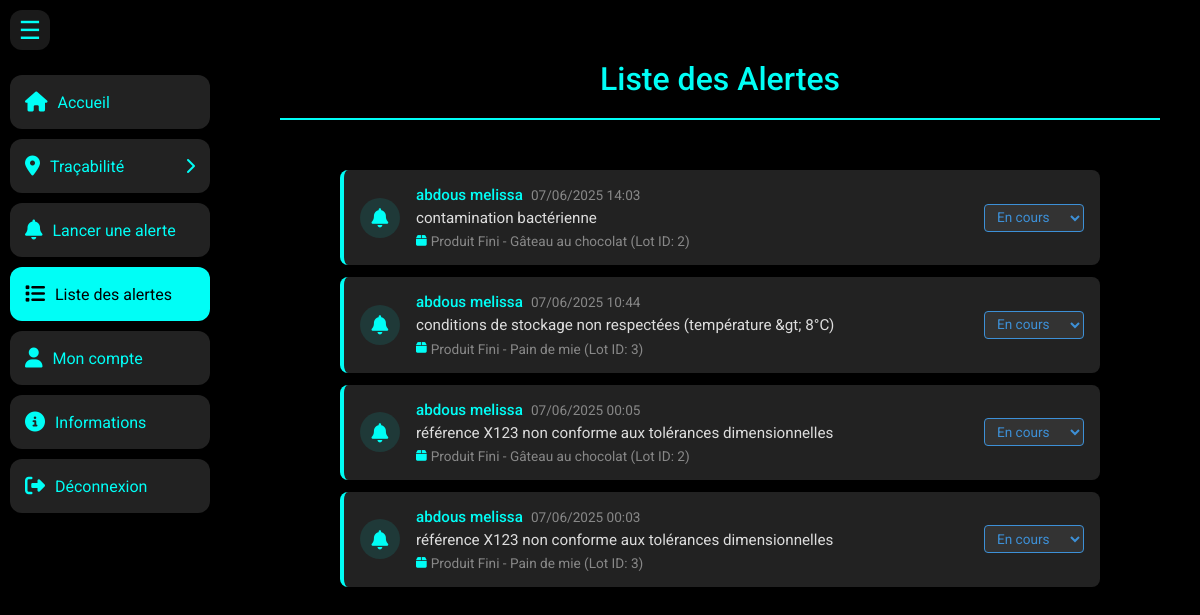
The page /client/listealertes.php (signed in) on the database its author committed.
### tables this page shows
CREATE TABLE `alerte` (
  `idAlerte` int(11) NOT NULL,
  `description` text NOT NULL,
  `dateAlerte` datetime NOT NULL DEFAULT current_timestamp(),
  `statut` enum('en cours','résolu','en attente') NOT NULL DEFAULT 'en cours',
  `priorite` enum('basse','moyenne','haute','critique') NOT NULL DEFAULT 'moyenne',
  `NumLotProd` int(11) DEFAULT NULL,
  `NumLotMP` int(11) DEFAULT NULL,
  `IdUser` int(11) NOT NULL,
  `dateResolution` datetime DEFAULT NULL,
  `commentaireResolution` text DEFAULT NULL
);

CREATE TABLE `users` (
  `IdUser` int(11) NOT NULL,
  `NomComplet` varchar(100) DEFAULT NULL,
  `Email` varchar(100) DEFAULT NULL,
  `NumTel` varchar(20) DEFAULT NULL,
  `MotDePasse` varchar(255) NOT NULL,
  `Adresse` varchar(255) DEFAULT NULL,
  `role` enum('fournisseur','fabricant','client','controleur','logisticien') NOT NULL,
  `created_at` timestamp NOT NULL DEFAULT current_timestamp()
);

### src/client/listealertes.php (the view, shortened to what this page needs)
<?php
include '../pdodb.php';
$sql = "SELECT a.*, u.NomComplet,
        CASE
            WHEN a.NumLotProd IS NOT NULL THEN 'Produit Fini'
            WHEN a.NumLotMP IS NOT NULL THEN 'Matière Première'
        END as TypeAlerte,
        CASE
            WHEN a.NumLotProd IS NOT NULL THEN p.NomProd
            WHEN a.NumLotMP IS NOT NULL THEN m.NomMP
        END as NomProduit,
        a.dateAlerte as DateAlerte,
        a.description as Description
        FROM alerte a
        LEFT JOIN users u ON a.IdUser = u.IdUser
        LEFT JOIN lotproduitfini lpf ON a.NumLotProd = lpf.NumLotProd
        LEFT JOIN lotmatierepremiere lmp ON a.NumLotMP = lmp.NumLotMP
        LEFT JOIN produitfini p ON lpf.IdProd = p.IdProd
        LEFT JOIN matierepremiere m ON lmp.IdMP = m.IdMP
        LEFT JOIN lignelivraison ll ON ll.NumLotProd = lpf.NumLotProd
        LEFT JOIN bonlivraison bl ON bl.NumBonLiv = ll.NumBonLiv
        WHERE
            (a.IdUser = ?)
            OR (
                u.role = 'fabricant'
                AND a.NumLotProd IS NOT NULL
                AND lpf.Etat = 'rappelé'
                AND bl.IdClient = ?
            )
        GROUP BY a.idAlerte
        ORDER BY a.dateAlerte DESC";
$stmt = $pdo->prepare($sql);
$stmt->execute([$_SESSION['iduser'], $_SESSION['iduser']]);
$result = $stmt;
?>
<!DOCTYPE html>
<html lang="fr">
<head>
    <link rel="stylesheet" href="https://cdnjs.cloudflare.com/ajax/libs/font-awesome/6.4.0/css/all.min.css">
    <link rel="stylesheet" href="../fabricant/style.css">
</head>
<body>
<div class="sidebar" id="sidebar">
        <button id="toggleSidebar" onclick="toggleSidebar()">☰</button>
        <nav class="nav">
            <a href="homepage.php">
                <span class="icon"><i class="fas fa-home"></i></span>
                <span class="label">Accueil</span>
            </a>
            <div class="dropdown">
                <a class="dropdown-toggle">
                    <div style="display: flex; align-items: center;">
                        <span class="icon"><i class="fas fa-map-marker-alt"></i></span>
                        <span class="label">Traçabilité</span>
                    </div>
                    <span class="arrow"><i class="fas fa-chevron-right"></i></span>
                </a>
            </div>
            <a href="lanceralerte.php">
                <span class="icon"><i class="fas fa-bell"></i></span>
                <span class="label">Lancer une alerte</span>
            </a>
            <a href="listealertes.php">
                <span class="icon"><i class="fas fa-list"></i></span>
                <span class="label">Liste des alertes</span>
            </a>
            <a href="compte.php">
                <span class="icon"><i class="fas fa-user"></i></span>
                <span class="label">Mon compte</span>
            </a>
            <a href="informations.php">
                <span class="icon"><i class="fas fa-info-circle"></i></span>
                <span class="label">Informations</span>
            </a>
            <a href="logout.php">
                <span class="icon"><i class="fas fa-sign-out-alt"></i></span>
                <span class="label">Déconnexion</span>
            </a>
        </nav>
    </div>
    <main>
        <div class="alerts-container">
            <h2>Liste des Alertes</h2>
            <?php if ($result->rowCount() > 0): ?>
                <div class="alerts-grid">
                    <?php while ($row = $result->fetch(PDO::FETCH_ASSOC)): ?>
                        <div class="alert-card" data-lot-type="<?php echo $row['NumLotProd'] ? 'produitfini' : 'matierepremiere'; ?>" data-lot-id="<?php echo $row['NumLotProd'] ?: $row['NumLotMP']; ?>">
                            <div class="alert-icon">
                                <i class="fas fa-bell"></i>
                            </div>
                            <div class="alert-content">
                                <div class="alert-header">
                                    <span class="alert-user"><?php echo htmlspecialchars($row['NomComplet']); ?></span>
                                    <span class="alert-date"><?php echo date('d/m/Y H:i', strtotime($row['DateAlerte'])); ?></span>
                                </div>
                                <p class="alert-description"><?php echo nl2br(htmlspecialchars($row['Description'])); ?></p>
                                <div class="alert-lot">
                                    <i class="fas fa-box"></i>
                                    <?php
                                        $lotId = $row['NumLotProd'] ?: $row['NumLotMP'];
                                        echo htmlspecialchars($row['TypeAlerte'] . ' - ' . $row['NomProduit'] . ' (Lot ID: ' . $lotId . ')');
                                    ?>
                                </div>
                            </div>
                            <?php if ($row['statut'] !== 'résolu'): ?>
                                <select class="alert-status <?php echo str_replace(' ', '-', $row['statut']); ?>" onchange="handleStatusChange(this, <?php echo $row['idAlerte']; ?>)">
                                    <option value="en cours" <?php echo $row['statut'] === 'en cours' ? 'selected' : ''; ?>>En cours</option>
                                </select>
                            <?php else: ?>
                                <div class="alert-status résolu">Résolu</div>
                            <?php endif; ?>
                        </div>
                    <?php endwhile; ?>
                </div>
            <?php else: ?>
                <div class="no-alerts">
                    Aucune alerte n'a été créée.
                </div>
            <?php endif; ?>
        </div>
    </main>
</body>
</html>

### src/fabricant/style.css (style rules this page uses)
* { margin: 0; padding: 0; box-sizing: border-box; font-family: 'Roboto', sans-serif; }
body { background-color: #000000; color: #ffffff; transition: margin-left 0.3s; }
.sidebar { width: 220px; height: 100vh; background-color: #000000; position: fixed; top: 0; left: 0; transition: width 0.3s ease; z-index: 1000; overflow-y: auto; padding-top: 60px; box-shadow: 2px 0 10px rgba(0, 0, 0, 0.5); }
.nav { display: flex; flex-direction: column; padding: 10px; }
.nav a { color: #00fef6; background-color: #222222; display: flex; align-items: center; padding: 15px; margin: 5px 0; border-radius: 12px; text-decoration: none; transition: all 0.3s ease; }
.nav a .icon { font-size: 20px; margin-right: 10px; }
.nav a .label { white-space: nowrap; }
#toggleSidebar { position: fixed; top: 10px; left: 10px; width: 40px; height: 40px; font-size: 25px; color: #00fef6; background: rgba(255, 255, 255, 0.1); backdrop-filter: blur(3px); border-radius: 12px; border: none; z-index: 1001; cursor: pointer; display: flex; align-items: center; justify-content: center; }
main { margin-left: 240px; padding: 20px; transition: margin-left 0.3s ease; }
.dropdown-toggle { justify-content: space-between; cursor: pointer; }
.arrow { transition: transform 0.3s; }
.nav a.active { background-color: #00fef6; color: #000000; }
.nav a.active .icon { color: #000000; }

### src/client/listealertes.php (style rules this page uses)
.alerts-container { padding: 20px; max-width: 1200px; margin: 0 auto; }
.alerts-container h2 { color: #00fef6; text-align: center; margin-bottom: 30px; font-size: 32px; font-weight: 500; padding: 20px 0; border-bottom: 2px solid #00fef6; }
.alerts-grid { display: flex; flex-direction: column; gap: 12px; padding: 20px; max-width: 800px; margin: 0 auto; }
.alert-card { background-color: #222222; border-radius: 8px; padding: 16px; display: flex; align-items: center; gap: 16px; transition: all 0.2s ease; border-left: 4px solid #00fef6; position: relative; }
.alert-icon { width: 40px; height: 40px; background-color: rgba(0, 254, 246, 0.1); border-radius: 50%; display: flex; align-items: center; justify-content: center; flex-shrink: 0; }
.alert-icon i { color: #00fef6; font-size: 1.2em; }
.alert-content { flex: 1; min-width: 0; }
.alert-header { display: flex; align-items: center; gap: 8px; margin-bottom: 4px; }
.alert-user { color: #00fef6; font-weight: 500; font-size: 0.95em; }
.alert-date { color: #888; font-size: 0.85em; }
.alert-description { color: #ddd; font-size: 0.95em; margin: 0; line-height: 1.4; }
.alert-lot { color: #888; font-size: 0.85em; margin-top: 4px; display: flex; align-items: center; gap: 4px; }
.alert-lot i { color: #00fef6; font-size: 0.9em; }
.alert-status { margin-left: auto; padding: 4px 8px; border-radius: 4px; font-size: 0.85em; cursor: pointer; background-color: #333; color: #00fef6; border: 1px solid #00fef6; }
.alert-status.en-cours { background-color: #333; color: #3D90D7; border-color: #3D90D7; }

### rows shown on the page
alerte: IdUser.NomComplet "abdous melissa", dateAlerte "07/06/2025 14:03", description "contamination bactérienne", NomProduit "Produit Fini - Gâteau au chocolat (Lot ID: 2)", statut+idAlerte "En cours"
alerte: IdUser.NomComplet "abdous melissa", dateAlerte "07/06/2025 10:44", description "conditions de stockage non respectées (température &gt; 8°C)", NomProduit "Produit Fini - Pain de mie (Lot ID: 3)", statut+idAlerte "En cours"
alerte: IdUser.NomComplet "abdous melissa", dateAlerte "07/06/2025 00:05", description "référence X123 non conforme aux tolérances dimensionnelles", NomProduit "Produit Fini - Gâteau au chocolat (Lot ID: 2)", statut+idAlerte "En cours"
alerte: IdUser.NomComplet "abdous melissa", dateAlerte "07/06/2025 00:03", description "référence X123 non conforme aux tolérances dimensionnelles", NomProduit "Produit Fini - Pain de mie (Lot ID: 3)", statut+idAlerte "En cours"
